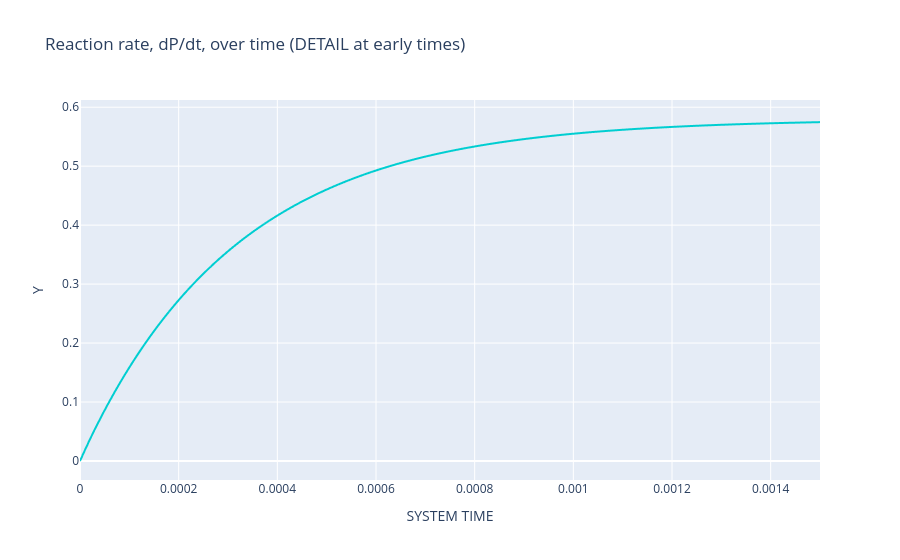

The cell this chart's notebook holds for it:
### Markdown cell above
### Notice how very different is it from the Reaction rate over time seen in experiment `enzyme_1_a`

### Code cell
# A closer peek at its very quick buildup
PlotlyHelper.plot_pandas(df=rates, 
                         title="Reaction rate, dP/dt, over time (DETAIL at early times)",
                         x_var="SYSTEM TIME", fields="rxn0_rate_2", 
                         range_x=[0, 0.0015])

### Figure 1 — Plotly figure (JSON) as saved in the notebook; plotly's stock layout.template omitted (floating-point values rounded to 4 significant figures; data arrays with more than 128 entries replaced by an {"elided": "..."} marker saying what was removed)
{"data": [{"hovertemplate": "SYSTEM TIME=%{x}<br>rxn0_rate_2=%{y}<extra></extra>", "legendgroup": "", "line": {"color": "darkturquoise", "dash": "solid", "shape": "linear"}, "marker": {"symbol": "circle"}, "mode": "lines", "name": "", "showlegend": false, "type": "scattergl", "x": {"elided": "2167 float values"}, "xaxis": "x", "y": {"elided": "2167 float values"}, "yaxis": "y"}], "layout": {"autosize": true, "legend": {"tracegroupgap": 0}, "title": {"text": "Reaction rate, dP/dt, over time (DETAIL at early times)"}, "xaxis": {"anchor": "y", "domain": [0, 1], "range": [0, 0.0015], "title": {"text": "SYSTEM TIME"}, "type": "linear"}, "yaxis": {"anchor": "x", "autorange": true, "domain": [0, 1], "range": [-0.03222, 0.6122], "title": {"text": "Y"}, "type": "linear"}}}
